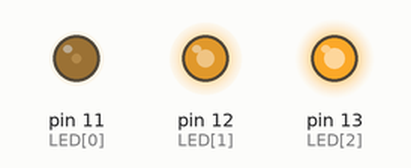
A program run on a simulated Raspberry Pi (header pin numbers). On the bench: output pins drawn as LEDs (lit = HIGH). Random numbers come from a fixed seed.

Above: at 0.1 s.
At 4.1 s:
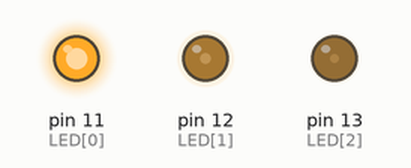
At 9.1 s:
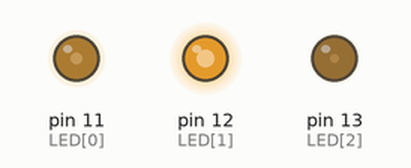
At 19.1 s:
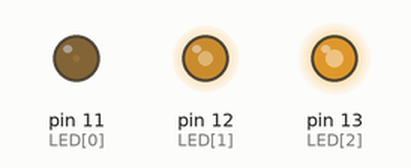
At 29.1 s:
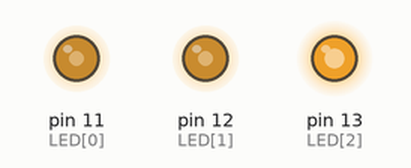
At 39.1 s:
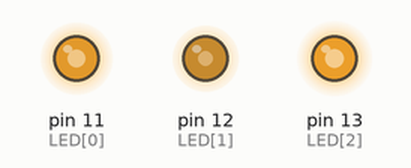
Timing chart, 0 to 40.0 s (numbered marks = the images above):
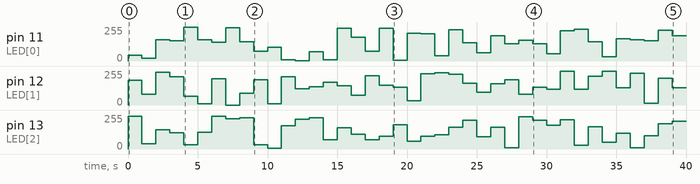

Measured:
- by itself, pin 11 (LED[0]): 0/255 → 43/255 at 0.00 s, → 20/255 1.0 s later, → 161/255 1.0 s later, → 153/255 1.0 s later, … (40 changes in this stretch)
- by itself, pin 12 (LED[1]): 0/255 → 184/255 at 0.00 s, → 82/255 1.0 s later, → 247/255 1.0 s later, → 212/255 1.0 s later, … (40 changes in this stretch)

The program:

Task_5.py
```python
import os
import sys
import time
import random
import RPi.GPIO as GPIO

LED = [11, 12, 13]

global pwmRed, pwmGreen, pwnBlue

GPIO.setmode(GPIO.BOARD)
GPIO.setwarnings(False)
GPIO.setup(LED, GPIO.OUT)
GPIO.output(LED, GPIO.HIGH)
pwmRed = GPIO.PWM(LED[0], 2000)
pwmGreen = GPIO.PWM(LED[1], 2000)
pwmBlue = GPIO.PWM(LED[2], 2000)
pwmRed.start(0)
pwmGreen.start(0)
pwmBlue.start(0)

def colour(red, green, blue):
    pwmRed.ChangeDutyCycle(red)
    pwmGreen.ChangeDutyCycle(green)
    pwmBlue.ChangeDutyCycle(blue)

def loop():
    while True:
        r=random.randint(0,100)
        g=random.randint(0,100)
        b=random.randint(0,100)
        colour(r,g,b)
        time.sleep(1)

loop()
```
